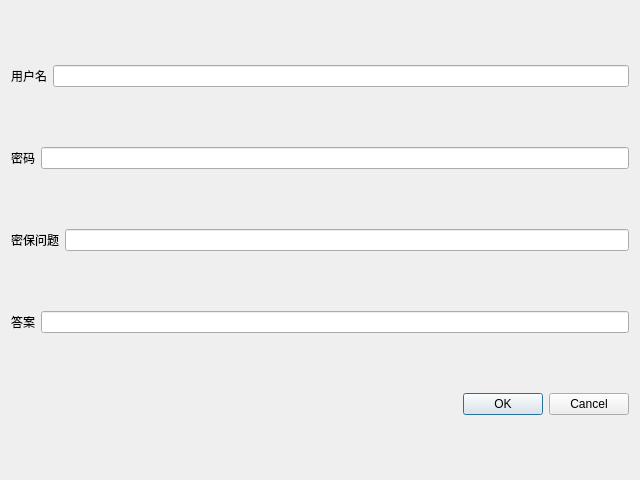
<?xml version="1.0" encoding="UTF-8"?>
<ui version="4.0">
 <class>RegisDialog</class>
 <widget class="QDialog" name="RegisDialog">
  <property name="geometry">
   <rect>
    <x>0</x>
    <y>0</y>
    <width>640</width>
    <height>480</height>
   </rect>
  </property>
  <property name="windowTitle">
   <string>Dialog</string>
  </property>
  <layout class="QVBoxLayout" name="verticalLayout">
   <item>
    <layout class="QHBoxLayout" name="horizontalLayout_6">
     <item>
      <widget class="QLabel" name="label">
       <property name="text">
        <string>用户名</string>
       </property>
      </widget>
     </item>
     <item>
      <widget class="QLineEdit" name="nameEdit"/>
     </item>
    </layout>
   </item>
   <item>
    <layout class="QHBoxLayout" name="horizontalLayout_8">
     <item>
      <widget class="QLabel" name="label_6">
       <property name="text">
        <string>密码</string>
       </property>
      </widget>
     </item>
     <item>
      <widget class="QLineEdit" name="pwdEdit"/>
     </item>
    </layout>
   </item>
   <item>
    <layout class="QHBoxLayout" name="horizontalLayout_9">
     <item>
      <widget class="QLabel" name="label_7">
       <property name="text">
        <string>密保问题</string>
       </property>
      </widget>
     </item>
     <item>
      <widget class="QLineEdit" name="qusEdit"/>
     </item>
    </layout>
   </item>
   <item>
    <layout class="QHBoxLayout" name="horizontalLayout_7">
     <item>
      <widget class="QLabel" name="label_5">
       <property name="text">
        <string>答案</string>
       </property>
      </widget>
     </item>
     <item>
      <widget class="QLineEdit" name="ansEdit"/>
     </item>
    </layout>
   </item>
   <item>
    <widget class="QDialogButtonBox" name="buttonBox">
     <property name="orientation">
      <enum>Qt::Horizontal</enum>
     </property>
     <property name="standardButtons">
      <set>QDialogButtonBox::Cancel|QDialogButtonBox::Ok</set>
     </property>
    </widget>
   </item>
  </layout>
 </widget>
 <resources/>
 <connections>
  <connection>
   <sender>buttonBox</sender>
   <signal>accepted()</signal>
   <receiver>RegisDialog</receiver>
   <slot>accept()</slot>
   <hints>
    <hint type="sourcelabel">
     <x>248</x>
     <y>254</y>
    </hint>
    <hint type="destinationlabel">
     <x>157</x>
     <y>274</y>
    </hint>
   </hints>
  </connection>
  <connection>
   <sender>buttonBox</sender>
   <signal>rejected()</signal>
   <receiver>RegisDialog</receiver>
   <slot>reject()</slot>
   <hints>
    <hint type="sourcelabel">
     <x>316</x>
     <y>260</y>
    </hint>
    <hint type="destinationlabel">
     <x>286</x>
     <y>274</y>
    </hint>
   </hints>
  </connection>
 </connections>
</ui>
